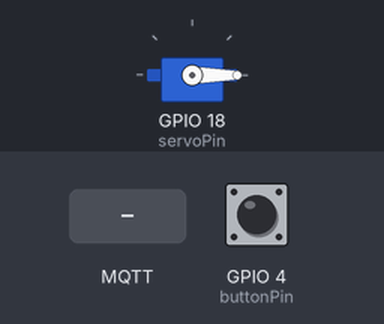
The sketch below on a simulated ESP32. Parts: servo. The inputs (shaded band) are chosen by the test bench; at power-on: GPIO 4 (buttonPin) HIGH. WiFi joins after 1.5 s; servers stay silent unless stated; the local clock reads 2024-03-15 10:24:30 at power-on unless the sketch sets it; random numbers use the default seed unless the sketch sets one; EEPROM starts erased; no MQTT or app messages arrive unless stated; what the sketch prints to the serial monitor is not drawn.

Above: at 2.7 s.
2.8 s: GPIO 4 (buttonPin) pulled LOW for 3.2 s
At 6.6 s:
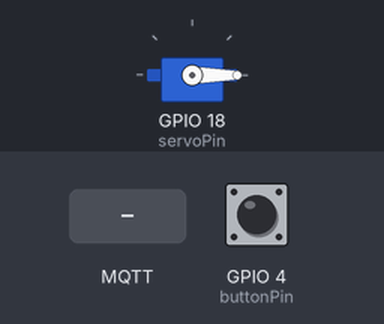
7.6 s: MQTT message "1" arrives on the first subscribed topic
At 7.77 s:
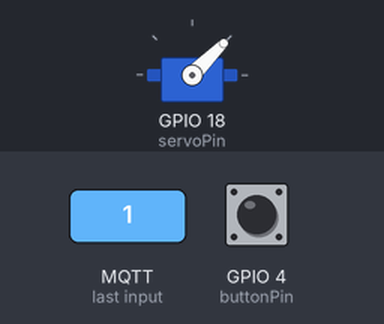
Timing chart, 0 to 10.6 s (numbered marks = the images above; inputs shaded):
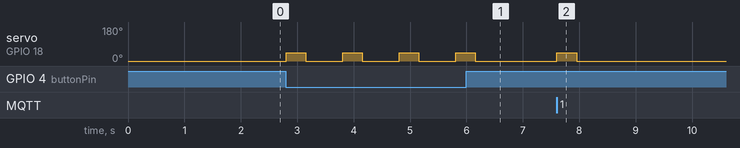

The sketch:

pet_feeder.ino
```cpp
#include <WiFi.h>
#include <WiFiClientSecure.h>
#include <PubSubClient.h>
#include <ESP32Servo.h>
#include <Preferences.h>
#include "time.h"

// ===================== KREDENSIAL =====================
const char* ssid          = "SSID_WIFI";
const char* password      = "PASSWORD_WIFI";

const char* mqtt_server   = "URL_SERVER_MQTT";
const int   mqtt_port     = 8883;
const char* mqtt_user     = "USERNAME_MQTT";
const char* mqtt_password = "MQTT_PASSWORD";

// ===================== TOPIK MQTT =====================
const char* TOPIC_COMMAND  = "marky_petfeeder/command";
const char* TOPIC_SCHEDULE = "marky_petfeeder/schedule";
const char* TOPIC_STATUS   = "marky_petfeeder/status";

// ===================== PIN HARDWARE =====================
const int servoPin = 18;
const int buttonPin = 4;

// ===================== KONFIGURASI =====================
const int servoOpenAngle = 45;
const int servoCloseAngle = 0;
const int servoOpenDurationMs = 350;

const unsigned long debounceDelay = 1000;
const long gmtOffsetSeconds = 25200; // GMT+7 / WIB
const int daylightOffsetSeconds = 0;

// ===================== OBJEK GLOBAL =====================
WiFiClientSecure espClient;
PubSubClient client(espClient);
Servo feederServo;
Preferences prefs;

// ===================== STATE APLIKASI =====================
String jadwalMakan = "";
String sumberPerintah = "";

bool mintaMakan = false;
int lastFedMinute = -1;
unsigned long lastButtonPress = 0;

// =====================================================
//  FUNGSI SERVO
// =====================================================
void bukaKatup() {
  Serial.println("[AKSI] Membuka katup makanan...");

  feederServo.write(servoOpenAngle);
  delay(servoOpenDurationMs);
  feederServo.write(servoCloseAngle);
}

// =====================================================
//  FUNGSI JADWAL
// =====================================================
void simpanJadwalKeMemori(const String& jadwalBaru) {
  jadwalMakan = jadwalBaru;

  prefs.begin("feeder_data", false);
  prefs.putString("list_jam", jadwalMakan);
  prefs.end();

  Serial.println("[SYNC] Jadwal diperbarui: " + jadwalMakan);
}

void muatJadwalDariMemori() {
  prefs.begin("feeder_data", true);
  jadwalMakan = prefs.getString("list_jam", "");
  prefs.end();

  Serial.println("[INIT] Jadwal tersimpan: " + jadwalMakan);
}

void checkLocalSchedule() {
  struct tm timeinfo;

  if (!getLocalTime(&timeinfo)) {
    return;
  }

  char currentTime[6];
  sprintf(currentTime, "%02d:%02d", timeinfo.tm_hour, timeinfo.tm_min);

  bool jadwalCocok = jadwalMakan.indexOf(currentTime) >= 0;
  bool belumMakanDiMenitIni = lastFedMinute != timeinfo.tm_min;

  if (jadwalCocok && belumMakanDiMenitIni) {
    Serial.printf("[JADWAL] Waktu cocok (%s)!\n", currentTime);

    mintaMakan = true;
    sumberPerintah = "AUTO";
    lastFedMinute = timeinfo.tm_min;
  }
}

// =====================================================
//  FUNGSI MQTT
// =====================================================
void publishStatusSukses() {
  if (sumberPerintah == "MANUAL") {
    client.publish(TOPIC_STATUS, "SUCCESS_MANUAL");
  } else if (sumberPerintah == "AUTO") {
    client.publish(TOPIC_STATUS, "SUCCESS_AUTO");
  } else if (sumberPerintah == "BUTTON") {
    client.publish(TOPIC_STATUS, "SUCCESS_BUTTON");
  }
}

void callback(char* topic, byte* payload, unsigned int length) {
  String currentTopic(topic);
  String message((char*) payload, length);

  if (currentTopic == TOPIC_COMMAND && message == "1") {
    Serial.println("[MANUAL] Perintah masuk dari website...");

    mintaMakan = true;
    sumberPerintah = "MANUAL";
    return;
  }

  if (currentTopic == TOPIC_SCHEDULE) {
    simpanJadwalKeMemori(message);
    return;
  }
}

void reconnectMqtt() {
  while (!client.connected()) {
    Serial.print("Konek ke HiveMQ...");

    String clientId = "ESP32Feeder-" + String(random(0xffff), HEX);

    if (client.connect(clientId.c_str(), mqtt_user, mqtt_password)) {
      Serial.println(" BERHASIL!");

      client.subscribe(TOPIC_COMMAND);
      client.subscribe(TOPIC_SCHEDULE);
    } else {
      Serial.println(" GAGAL, coba lagi 5 detik...");
      delay(5000);
    }
  }
}

// =====================================================
//  FUNGSI KONEKSI DAN INPUT
// =====================================================
void connectWifi() {
  Serial.print("Menghubungkan WiFi");
  WiFi.begin(ssid, password);

  while (WiFi.status() != WL_CONNECTED) {
    Serial.print(".");
    delay(500);
  }

  Serial.println(" BERHASIL!");
  Serial.println("IP ESP32: " + WiFi.localIP().toString());
}

void setupTime() {
  configTime(gmtOffsetSeconds, daylightOffsetSeconds, "pool.ntp.org");
  Serial.println("[INIT] Sinkronisasi waktu NTP dimulai...");
}

void checkPhysicalButton() {
  bool tombolDitekan = digitalRead(buttonPin) == LOW;
  bool debounceAman = millis() - lastButtonPress > debounceDelay;

  if (tombolDitekan && debounceAman) {
    Serial.println("[TOMBOL] Tombol fisik ditekan!");

    mintaMakan = true;
    sumberPerintah = "BUTTON";
    lastButtonPress = millis();
  }
}

void prosesPermintaanMakan() {
  if (!mintaMakan) {
    return;
  }

  bukaKatup();
  publishStatusSukses();

  mintaMakan = false;
  sumberPerintah = "";
}

// =====================================================
//  SETUP
// =====================================================
void setup() {
  Serial.begin(115200);

  feederServo.attach(servoPin);
  feederServo.write(servoCloseAngle);

  pinMode(buttonPin, INPUT_PULLUP);

  muatJadwalDariMemori();
  connectWifi();
  setupTime();

  espClient.setInsecure();
  client.setServer(mqtt_server, mqtt_port);
  client.setCallback(callback);
}

// =====================================================
//  LOOP UTAMA
// =====================================================
void loop() {
  if (!client.connected()) {
    reconnectMqtt();
  }

  client.loop();

  checkLocalSchedule();
  checkPhysicalButton();
  prosesPermintaanMakan();
}
```

Measured:
- after the input at 2.8 s, servo on GPIO 18 (servoPin): alternates 45° for 0.35 s and 0° for 0.65 s, 8 changes in all, then stays 0°, starting at once
- after the input at 7.6 s, servo on GPIO 18 (servoPin): 0° → 45° at once, → 0° 0.35 s later
